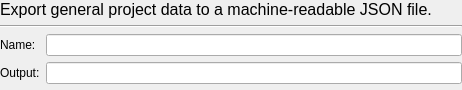
<?xml version="1.0" encoding="UTF-8"?>
<ui version="4.0">
 <class>librepcb::editor::ProjectJsonOutputJobWidget</class>
 <widget class="QWidget" name="librepcb::editor::ProjectJsonOutputJobWidget">
  <property name="geometry">
   <rect>
    <x>0</x>
    <y>0</y>
    <width>462</width>
    <height>90</height>
   </rect>
  </property>
  <property name="windowTitle">
   <string>Form</string>
  </property>
  <layout class="QFormLayout" name="formLayout">
   <property name="fieldGrowthPolicy">
    <enum>QFormLayout::AllNonFixedFieldsGrow</enum>
   </property>
   <property name="leftMargin">
    <number>0</number>
   </property>
   <property name="topMargin">
    <number>0</number>
   </property>
   <property name="rightMargin">
    <number>0</number>
   </property>
   <property name="bottomMargin">
    <number>0</number>
   </property>
   <item row="0" column="0" colspan="2">
    <widget class="QLabel" name="label">
     <property name="font">
      <font>
       <pointsize>12</pointsize>
      </font>
     </property>
     <property name="text">
      <string>Export general project data to a machine-readable JSON file.</string>
     </property>
     <property name="wordWrap">
      <bool>true</bool>
     </property>
    </widget>
   </item>
   <item row="1" column="0" colspan="2">
    <widget class="Line" name="line">
     <property name="orientation">
      <enum>Qt::Horizontal</enum>
     </property>
    </widget>
   </item>
   <item row="2" column="0">
    <widget class="QLabel" name="label_4">
     <property name="text">
      <string>Name:</string>
     </property>
    </widget>
   </item>
   <item row="2" column="1">
    <widget class="QLineEdit" name="edtName"/>
   </item>
   <item row="3" column="0">
    <widget class="QLabel" name="label_3">
     <property name="text">
      <string>Output:</string>
     </property>
    </widget>
   </item>
   <item row="3" column="1">
    <widget class="QLineEdit" name="edtOutput"/>
   </item>
  </layout>
 </widget>
 <resources/>
 <connections/>
</ui>
